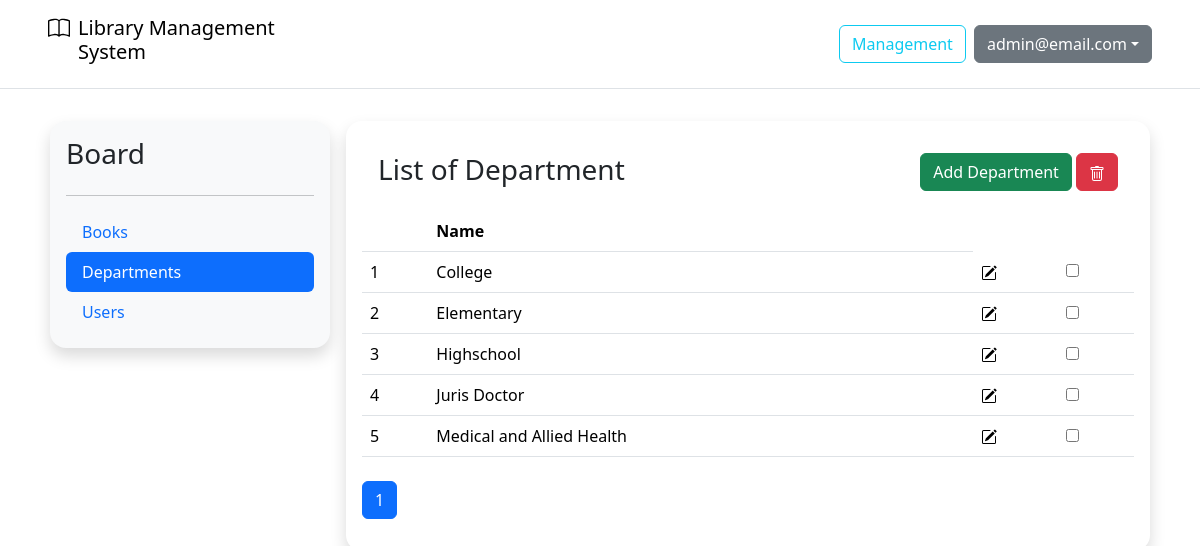
The app's page /management/departments/ (signed in) with its own data.
### customuserauth/models.py (models this page shows)
class CustomUserModel(AbstractUser):
    email = models.EmailField(unique=True)
    username = models.CharField(max_length=64, blank=True, null=True, unique=True)
    objects = UserManager()
    USERNAME_FIELD = 'email'
    REQUIRED_FIELDS = ["username"]
    class Meta:
        verbose_name = "User"
        verbose_name_plural = "Users"

### management/models.py (models this page shows, shortened)
class Department(models.Model):
    name = models.CharField(max_length=255)

### management/views.py (the view, shortened to what this page needs)
# urls.py: path("departments/", DepartmentManagementView.as_view(), name="department_management"),
class DepartmentManagementView(Is_AdministratorMixin, TemplateView):
    template_name = "management/dept_management.html"
    def get_context_data(self, **kwargs: Any) -> dict[str, Any]:
        model = Department.objects.all()
        page_number = self.request.GET.get("page")
        return paginated_context(model, 25, page_number, "departments", "name")

### customuserauth/mixins.py (called while the page is built)
    def test_func(self):
        return self.request.user.groups.filter(name="Administrators").exists()

    def dispatch(self, request, *args, **kwargs):
        if not self.test_func():
            return self.handle_no_permission()
        return super().dispatch(request, *args, **kwargs)

### management/templatetags/custom_tags.py (called while the page is built)
@register.filter(name='is_admin')
def is_admin(user):
  return user.groups.filter(name="Administrators").exists()

### management/views.py (called while the page is built)
def paginated_context(queryset, per_page, page_number, context_name, order_by):
    paginator = Paginator(queryset.order_by(order_by), per_page)
    page_obj = paginator.get_page(page_number)
    return {context_name: page_obj}

### management/templates/management/dept_management.html (shortened to what this page needs)
{% extends 'management/base.html' %}
{% block content %}
{% block department %}
    {% include 'management/_partials/list_of_departments.html' %}
{% endblock %}
{% endblock %}

### templates/_partials/navbar.html (shortened to what this page needs)
{% load custom_tags %}
<div>
  <header class="p-5 d-flex flex-wrap align-items-center justify-content-center justify-content-md-between py-3 mb-4 border-bottom">
    <div class="col-md-3 mb-2 mb-md-0">
      <a href="{% url 'home' %}" class="d-inline-flex link-body-emphasis text-decoration-none">
        <h5 class="px-2">Library Management System</h5>
      </a>
    </div>
    <div class="col-md-3 text-end">
      {% if not request.user.is_authenticated %}
        <a href="{% url 'customuserauth:login' %}" class="btn btn-outline-primary me-2">Login</a>
        <a href="{% url 'customuserauth:register' %}" class="btn btn-primary">Sign-up</a>
      {% else %}
        <div class="d-flex justify-content-end gap-2">
          {% if request.user|is_admin %}
            <div>
              <a href="{% url 'management:book_management' %}" class="btn btn-outline-info">Management</a>
            </div>
          {% endif %}
          <div class="dropdown">
            <button class="btn btn-secondary dropdown-toggle" type="button" data-bs-toggle="dropdown" aria-expanded="false">{{ request.user.email }}</button>
          </div>
        </div>
      {% endif %}
    </div>
  </header>
</div>

### management/templates/management/_partials/list_of_departments.html (shortened to what this page needs)
<div class="col rounded-4 p-3 m-2 shadow" id="department_view">
    <div class="d-flex justify-content-between p-3">
      <h3>List of Department</h3>
      <div>
        <button class="btn btn-success"
          hx-get="{% url 'management:form_department_view' %}"
          hx-swap="innerHTML"
          hx-target="#department_view"
          hx-vals='{
            "department_id": ""
          }'>
          Add Department
        </button>
        <button class="btn btn-danger"
          hx-post="{% url 'management:delete_department' %}"
          hx-target="#department_view"
          hx-swap="outerHTML"
          hx-include="#departmentform"
          hx-trigger="confirmed"
        onclick="Swal.fire({
          title: 'Delete',
          text:'Do you want to continue?',
          showCancelButton: true,
          showConfirmButton: true
        }).then((result)=>{
          if(result.isConfirmed){
            htmx.trigger(this, 'confirmed');
          }
      })">
        </button>
      </div>
    </div>
    <div>
      <form id="departmentform">
      <table class="table table-hover">
        <thead>
          <tr>
            <th></th>
            <th>Name</th>
          </tr>
        </thead>
        <tbody>
            {% for department in departments %}
            <tr>
              <td>{{forloop.counter}}</td>
              <td>{{department.name}}</td>
              <td>
                <a hx-get="{% url 'management:form_department_view' %}" hx-target="#department_view" hx-swap="innerHTML" hx-vals='{
                  "department_id": {{department.id}}
                }'>
                </a>
              </td>
              <td>
                <input type="checkbox" name="box" id="" value="{{department.id}}" />
              </td>
            </tr>
            {% endfor %}
          </tbody>
        </table>
      </form>
      <nav aria-label="Page navigation example" class="mt-4">
        <ul class="pagination">
           {% for num in departments.paginator.page_range %}
          {% if departments.number == num %}
          <li class="page-item active">
            <a class="page-link" href="?page={{ num }}">{{ num }}</a>
          </li>
          {% else %}
          <li class="page-item">
            <a class="page-link" href="?page={{ num }}">{{ num }}</a>
          </li>
          {% endif %} {% endfor %}
        </ul>
      </nav>
    </div>
  </div>

### static/css/styles.css (style rules this page uses)
a { text-decoration:none; }

### records on screen
CustomUserModel: user.email "admin@email.com"
Department: name "College"
Department: name "Elementary"
Department: name "Highschool"
Department: name "Juris Doctor"
Department: name "Medical and Allied Health"

### other values on screen
{{ num }} "1"
